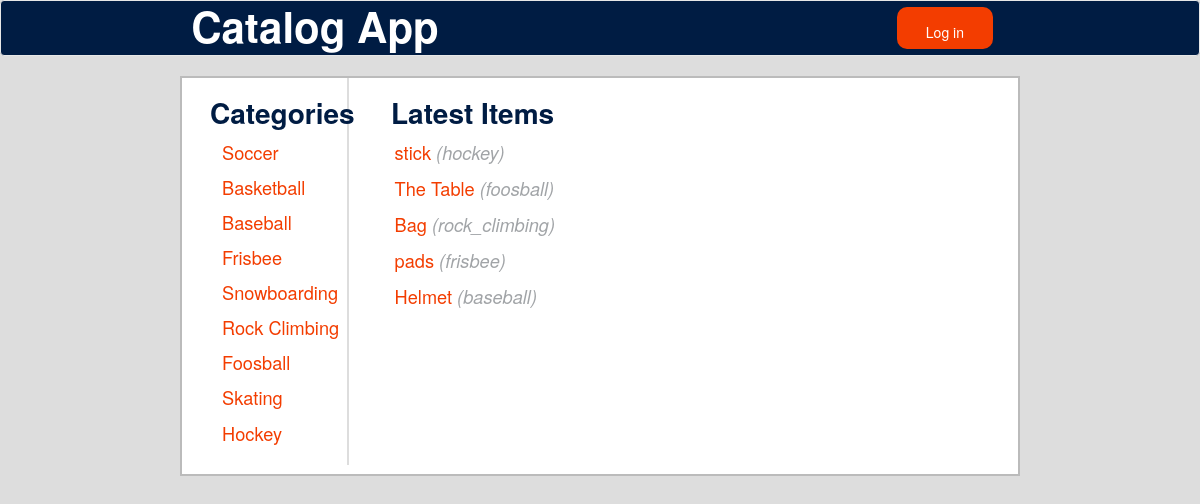
Before: / with the older database file.
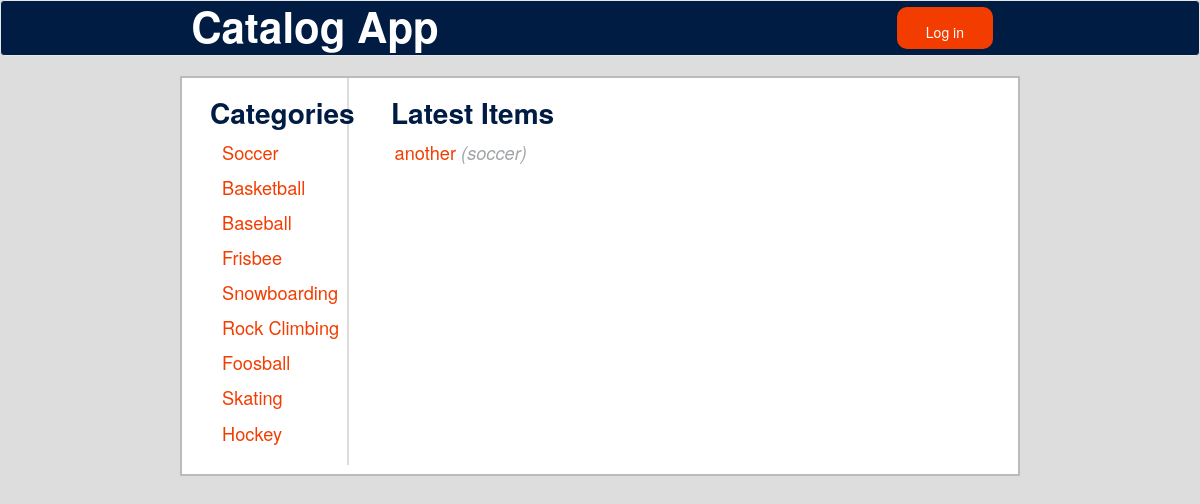
After: the same page with the newer database file.
### database_setup.py (models this page shows)
class Items(Base):
    __tablename__ = 'items'
    id = Column(Integer, primary_key=True)
    title = Column(String(64), nullable=False)
    description = Column(String(250), nullable=False)
    category = Column(String(64), nullable=False)
    user_id = Column(Integer, ForeignKey('users.id'))
    user = relationship(User)

### main.py (the view)
@app.route('/', methods=['GET'])
def Home():
    latest_items = db_session.query(Items).order_by(Items.id.desc()).limit(5)
    return render_template(
                        'index.html',
                        latest_items=latest_items,
                        login_session=login_session
                        )

### main.py (called while the page is built)
@app.teardown_request
def remove_session(ex=None):
    db_session.remove()

### templates/index.html (shortened to what this page needs)
{% extends "bootstrap/base.html" %}
{% block styles %}
{{super()}}
<link rel="stylesheet" href="{{ url_for('static', filename='styles.css') }}">
<link rel="stylesheet" href="{{ url_for('static', filename='nav.css') }}">
{% endblock %}
{% block body %}
<div class="outer_container">
    {% include 'nav.html' %}
    <div class="main_catalog">
        <div class="left">
            <h2 class="catalog_heading heading_1">Categories</h2>
            <ul class="categories_list">
                <li><a href="{{ url_for('ItemsByCategory', category_name = 'soccer')}}">Soccer</a></li>
                <li><a href="{{ url_for('ItemsByCategory', category_name = 'basketball')}}">Basketball</a></li>
                <li><a href="{{ url_for('ItemsByCategory', category_name = 'baseball')}}">Baseball</a></li>
                <li><a href="{{ url_for('ItemsByCategory', category_name = 'frisbee')}}">Frisbee</a></li>
                <li><a href="{{ url_for('ItemsByCategory', category_name = 'snowboarding')}}">Snowboarding</a></li>
                <li><a href="{{ url_for('ItemsByCategory', category_name = 'rock_climbing')}}">Rock Climbing</a></li>
                <li><a href="{{ url_for('ItemsByCategory', category_name = 'foosball')}}">Foosball</a></li>
                <li><a href="{{ url_for('ItemsByCategory', category_name = 'skating')}}">Skating</a></li>
                <li><a href="{{ url_for('ItemsByCategory', category_name = 'hockey')}}">Hockey</a></li>
            </ul>
        </div>
        <div class="right">
                <h2 class="catalog_heading heading_2" class="add_new_item">Latest Items</h2>
                <ul class="latest_items_list">
                    {% for item in latest_items %}
                    <li><a href={{url_for('SpecificItem', category_name = item.category, item_name=item.title)}}>{{item.title}}</a><span class="category_subtle"> ({{item.category}})</span></li>
                    {% endfor %}
                </ul>
            </div>
    </div>
{% endblock %}

### templates/nav.html
<nav class="navbar navbar-default item_catalog_nav">
    <div class="container-fluid">
    <div class="navbar-header">
        <a class="navbar-brand" id="item_catalog_brand" href="{{ url_for('Home') }}">Catalog App</a>
    </div>
        <ul class="nav navbar-nav navbar-right item_catalog_login_button">
            <li>
                {% if login_session['username'] %}
                <a href=" {{ url_for('gdisconnect') }}" class="login_color">Log out</a>
                {% else %}
                <a href=" {{ url_for('Login') }}" class="login_color">Log in</a>
                {% endif %}
            </li>
        </ul>
</nav>

### static/styles.css (style rules this page uses)
.outer_container { height: 100vh; width: 100vw; background:#DDDDDD; }
.main_catalog { width:70vw; background: white; margin: 20px auto; min-height: 50vh; border: 2px solid #BBBBBB; overflow: scroll; }
.main_catalog .left { float: left; width: 20%; border-right: 2px solid #DDDDDD; }
.main_catalog .right { float: right; width:80%; padding-left: 5%; }
.catalog_heading { color: #001C43; font-weight: bold; font-size: 2em; }
.left li, .right li { list-style: none; padding: 0; }
a { color: #F33D00; }
.heading_1 { padding-left: 1em; }
.categories_list li { padding-bottom: .5em; font-size: 1.3em; }
.latest_items_list li { font-size: 1.3em; margin-left: -2em; margin-bottom: 0.5em; }
.category_subtle { color: #A1A4A7; font-style: italic; }

### static/nav.css (style rules this page uses)
.item_catalog_nav { background: #001C43; height: 4em; }
#item_catalog_brand { color: white; font-weight: bold; font-size: 3em; }
.navbar-header { padding-left: 15%; }
.item_catalog_login_button { border: none; width: 8em; margin-right: 15%; margin-top: .4em; }
.item_catalog_login_button li { background: #F33D00; padding: 0 1em; border-radius: 10px; line-height: 3em; text-align: center; color: white; height:3em; }
.login_color { color: white !important; }

Changed rows visible on the page:
removed Items: title "stick", category "hockey"
removed Items: title "The Table", category "foosball"
removed Items: title "Bag", category "rock_climbing"
removed Items: title "pads", category "frisbee"
removed Items: title "Helmet", category "baseball"
now on this page (row edited): Items: title "another", category "soccer"
